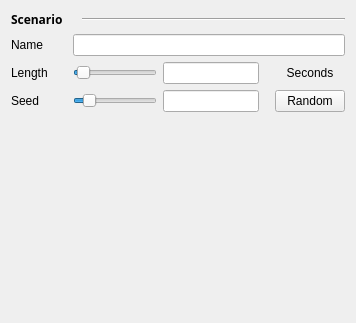
          <widget class="QWidget" name="scenario">
           <layout class="QVBoxLayout" name="P21Layout">
            <item>
             <layout class="QHBoxLayout" name="P21Layout0">
              <item>
               <widget class="QLabel" name="lblP21Scenario">
                <property name="maximumSize">
                 <size>
                  <width>65</width>
                  <height>16777215</height>
                 </size>
                </property>
                <property name="font">
                 <font>
                  <family>Sans Serif</family>
                  <weight>75</weight>
                  <bold>true</bold>
                 </font>
                </property>
                <property name="text">
                 <string>Scenario</string>
                </property>
               </widget>
              </item>
              <item>
               <widget class="Line" name="hlP21">
                <property name="orientation">
                 <enum>Qt::Horizontal</enum>
                </property>
               </widget>
              </item>
             </layout>
            </item>
            <item>
             <layout class="QHBoxLayout" name="P21Layout1">
              <item>
               <widget class="QLabel" name="lblP21Name">
                <property name="sizePolicy">
                 <sizepolicy hsizetype="Preferred" vsizetype="Minimum">
                  <horstretch>0</horstretch>
                  <verstretch>0</verstretch>
                 </sizepolicy>
                </property>
                <property name="minimumSize">
                 <size>
                  <width>56</width>
                  <height>0</height>
                 </size>
                </property>
                <property name="maximumSize">
                 <size>
                  <width>56</width>
                  <height>16777215</height>
                 </size>
                </property>
                <property name="text">
                 <string>Name</string>
                </property>
               </widget>
              </item>
              <item>
               <widget class="QLineEdit" name="txtP21Name"/>
              </item>
             </layout>
            </item>
            <item>
             <layout class="QHBoxLayout" name="P21Layout2">
              <item>
               <widget class="QLabel" name="lblP21Length">
                <property name="minimumSize">
                 <size>
                  <width>56</width>
                  <height>0</height>
                 </size>
                </property>
                <property name="maximumSize">
                 <size>
                  <width>56</width>
                  <height>16777215</height>
                 </size>
                </property>
                <property name="text">
                 <string>Length</string>
                </property>
               </widget>
              </item>
              <item>
               <widget class="QSlider" name="sldP21Length">
                <property name="minimum">
                 <number>10</number>
                </property>
                <property name="maximum">
                 <number>1200</number>
                </property>
                <property name="value">
                 <number>60</number>
                </property>
                <property name="orientation">
                 <enum>Qt::Horizontal</enum>
                </property>
               </widget>
              </item>
              <item>
               <widget class="QLineEdit" name="txtP21Length">
                <property name="minimumSize">
                 <size>
                  <width>96</width>
                  <height>0</height>
                 </size>
                </property>
                <property name="maximumSize">
                 <size>
                  <width>96</width>
                  <height>16777215</height>
                 </size>
                </property>
                <property name="readOnly">
                 <bool>true</bool>
                </property>
               </widget>
              </item>
              <item>
               <spacer name="P21Layout2Spacer">
                <property name="orientation">
                 <enum>Qt::Horizontal</enum>
                </property>
                <property name="sizeType">
                 <enum>QSizePolicy::Fixed</enum>
                </property>
                <property name="sizeHint" stdset="0">
                 <size>
                  <width>10</width>
                  <height>0</height>
                 </size>
                </property>
               </spacer>
              </item>
              <item>
               <widget class="QLabel" name="lblP21Seconds">
                <property name="sizePolicy">
                 <sizepolicy hsizetype="Fixed" vsizetype="Preferred">
                  <horstretch>0</horstretch>
                  <verstretch>0</verstretch>
                 </sizepolicy>
                </property>
                <property name="minimumSize">
                 <size>
                  <width>70</width>
                  <height>0</height>
                 </size>
                </property>
                <property name="maximumSize">
                 <size>
                  <width>70</width>
                  <height>16777215</height>
                 </size>
                </property>
                <property name="text">
                 <string>Seconds</string>
                </property>
                <property name="alignment">
                 <set>Qt::AlignCenter</set>
                </property>
               </widget>
              </item>
             </layout>
            </item>
            <item>
             <layout class="QHBoxLayout" name="P21Layout3">
              <item>
               <widget class="QLabel" name="lblP21Seed">
                <property name="minimumSize">
                 <size>
                  <width>56</width>
                  <height>0</height>
                 </size>
                </property>
                <property name="maximumSize">
                 <size>
                  <width>56</width>
                  <height>16777215</height>
                 </size>
                </property>
                <property name="text">
                 <string>Seed</string>
                </property>
               </widget>
              </item>
              <item>
               <widget class="QSlider" name="sldP21Seed">
                <property name="maximum">
                 <number>2000000000</number>
                </property>
                <property name="value">
                 <number>12345</number>
                </property>
                <property name="orientation">
                 <enum>Qt::Horizontal</enum>
                </property>
               </widget>
              </item>
              <item>
               <widget class="QLineEdit" name="txtP21Seed">
                <property name="minimumSize">
                 <size>
                  <width>96</width>
                  <height>0</height>
                 </size>
                </property>
                <property name="maximumSize">
                 <size>
                  <width>96</width>
                  <height>16777215</height>
                 </size>
                </property>
                <property name="readOnly">
                 <bool>true</bool>
                </property>
               </widget>
              </item>
              <item>
               <spacer name="P21Layout3Spacer">
                <property name="orientation">
                 <enum>Qt::Horizontal</enum>
                </property>
                <property name="sizeType">
                 <enum>QSizePolicy::Fixed</enum>
                </property>
                <property name="sizeHint" stdset="0">
                 <size>
                  <width>10</width>
                  <height>0</height>
                 </size>
                </property>
               </spacer>
              </item>
              <item>
               <widget class="QPushButton" name="btnP21Random">
                <property name="minimumSize">
                 <size>
                  <width>70</width>
                  <height>0</height>
                 </size>
                </property>
                <property name="maximumSize">
                 <size>
                  <width>70</width>
                  <height>16777215</height>
                 </size>
                </property>
                <property name="text">
                 <string>Random</string>
                </property>
               </widget>
              </item>
             </layout>
            </item>
            <item>
             <spacer name="P21Spacer">
              <property name="orientation">
               <enum>Qt::Vertical</enum>
              </property>
              <property name="sizeHint" stdset="0">
               <size>
                <width>0</width>
                <height>200</height>
               </size>
              </property>
             </spacer>
            </item>
           </layout>
          </widget>
